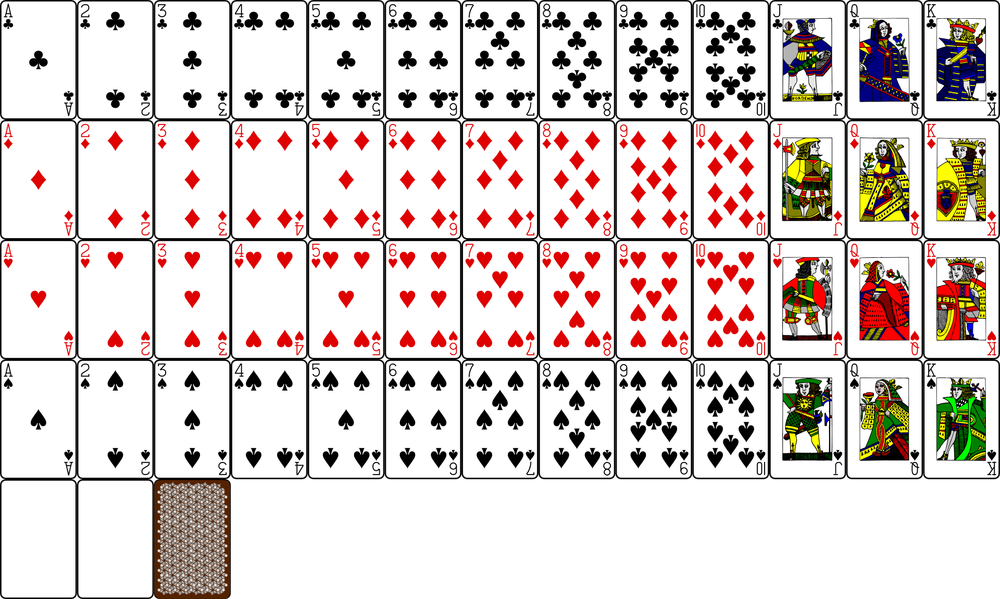
#> input picture data/cards.png, 1000 x 599 px, shrunk from 1920 x 1150 before the run
$ python splitter.py
#> lines starting #> are read from the running program, lines starting #| are printed output that depends on the picture
from PIL import Image

def split_cards(filename):
#> called with filename = 'cards.png'
    im = Image.open(filename)
#> im is the input picture: PIL image 1000x599 RGBA; mean R, G, B, A 178, 168.5, 165.7, 214.8
    # print ("Image size: {}".format(im.size))
    x, y = im.size
#> x = 1000; y = 599
    # im.show()
    card_x = x // 13
#> card_x = 76
    card_y = y // 5
#> card_y = 119
    card_labels = 'A23456789TJQK'
    card_suits = 'CDHS'
    card_to_image_map = {}
    guess_delta = 3
    guess_step = 1
    for i in range(len(card_labels)):
        for j in range(len(card_suits)):

            card_name = card_labels[i] + card_suits[j]
            top_left = (i * card_x, j*card_y)
            bottom_right = ((i+1) * card_x, (j+1) * card_y)


            if i >= 8:
                image = im.crop(box=(i*card_x+guess_delta, j*card_y, (i+1)*card_x + guess_delta, (j+1)*card_y))
                if i == 11:
                    guess_step = 0
                else:
                    guess_delta += guess_step
                    guess_step = 0.5

            else:
                image = im.crop(box=(i*card_x, j*card_y, (i+1)*card_x, (j+1)*card_y))
            card_to_image_map[card_name] = image
#> after the loop, card_to_image_map = 52 items; guess_delta = 11
    card_to_image_map['face-down'] = im.crop(box=(2*card_x, 4*card_y, 3*card_x, 5*card_y))
    for card in card_to_image_map.keys():
        print ("Saving file {}.png".format(card))
        try:
            card_to_image_map[card].save('individual_card_png/'+card+'.png')
        except:
            print ("Error saving card {}, terminating".format(card))
            break
    else:
        print ("Saved all cards successfully")
#> this loop made 53 passes
#| Saving file AC.png
#| Saving file AD.png
#| Saving file AH.png
#| Saving file AS.png
#| Saving file 2C.png
#| Saving file 2D.png
#| Saving file 2H.png
#| Saving file 2S.png
#> (further printed lines are left out)
#> pass 1, in split_cards, `card_to_image_map[card].save('individual_card_png/'+card+'.png')`:
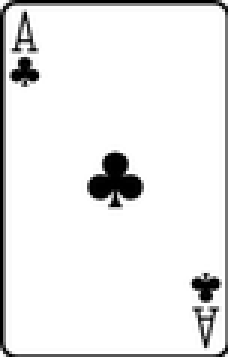
#> saved as AC.png: PIL image 76x119 RGBA (shown 3 times larger); mean R, G, B, A 232.7, 232.7, 232.7, 254.5; transparent parts drawn white
#> pass 2, in split_cards, `card_to_image_map[card].save('individual_card_png/'+card+'.png')`:
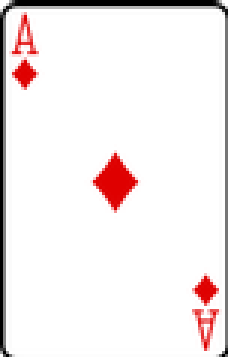
#> saved as AD.png: PIL image 76x119 RGBA (shown 3 times larger); mean R, G, B, A 241.8, 234.4, 234.4, 254.4; transparent parts drawn white

def test_main():
    filename = 'cards.png'
    split_cards(filename)

if __name__ == '__main__':
    test_main()
